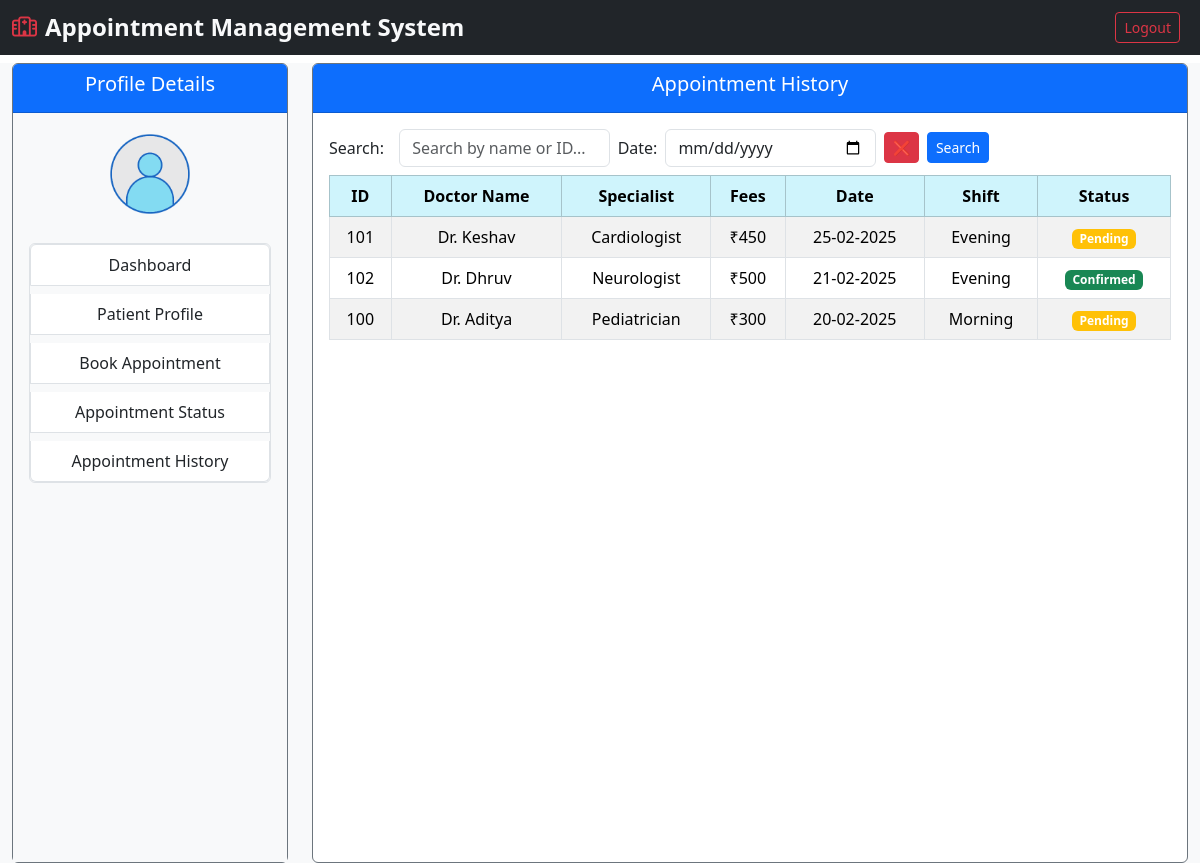
Page /patient/index.php?page=app_history.php (signed in) on the committed database.
### tables this page shows
CREATE TABLE `appointment` (
  `a_id` int(200) NOT NULL,
  `p_id` int(200) NOT NULL,
  `d_id` int(200) NOT NULL,
  `date` date NOT NULL,
  `shift` enum('Morning','Evening') NOT NULL,
  `status` enum('Confirmed','Pending','Cancelled') NOT NULL DEFAULT 'Pending',
  `create_at` timestamp NOT NULL DEFAULT current_timestamp(),
  `rescheduled` tinyint(1) DEFAULT 0
);

CREATE TABLE `doctors` (
  `d_id` int(200) NOT NULL,
  `name` varchar(100) NOT NULL,
  `specialize` varchar(100) NOT NULL,
  `m_start` time NOT NULL,
  `m_end` time NOT NULL,
  `e_start` time NOT NULL,
  `e_end` time NOT NULL,
  `fees` int(200) NOT NULL,
  `created_at` datetime NOT NULL,
  `updated_at` datetime NOT NULL,
  `status` enum('Active','Inactive') NOT NULL DEFAULT 'Active'
);

### patient/app_history.php (the view, shortened to what this page needs)
<?php
$search = "";
$selectedDate = "";
$maxDate = date('Y-m-d', strtotime('+2 months'));
$pid = $_SESSION['p_id'] ?? $_GET['p_id'] ?? null;
$p_id = intval($pid);
$query = "SELECT a.a_id, d.name AS name, d.specialize AS specialize, d.fees, a.date, a.shift, a.status
          FROM appointment a
          JOIN doctors d ON a.d_id = d.d_id
          WHERE a.p_id = ?";
$paramTypes = "i";
$paramValues = [$p_id];
$query .= " ORDER BY a.date DESC";
$stmt = $conn->prepare($query);
$stmt->bind_param($paramTypes, ...$paramValues);
$stmt->execute();
$result = $stmt->get_result();
?>
<div class="card-header bg-primary text-white text-center">
    <h5>Appointment History</h5>
</div>
<div class="card-body">
    <form action="" method="post">
        <div class="row justify-content-center align-items-center mb-2">
            <div class="col-md-12 d-flex align-items-center">
                <label for="app_nameid" class="form-label col-md-1 my-auto">Search:</label>
                <input type="text" id="app_nameid" name="app_nameid"
                    class="form-control col-md-3 w-25"
                    placeholder="Search by name or ID..."
                    value="<?= htmlspecialchars($search); ?>">
                <label for="appointmentDate" class="form-label mx-2 my-auto">Date:</label>
                <input type="date" id="appointmentDate" name="appointmentDate"
                    class="form-control col-md-3 w-25"
                    max="<?= $maxDate; ?>"
                    value="<?= htmlspecialchars($selectedDate); ?>">
                <button type="submit" name="clear_date" class="btn btn-sm btn-danger ms-2">❌</button>
                <button type="submit" class="btn btn-sm btn-primary ms-2">Search</button>
            </div>
        </div>
    </form>
    <div class="table-responsive">
        <table class="table table-striped table-bordered text-center">
            <thead class="table-info">
                <tr>
                    <th>ID</th>
                    <th>Doctor Name</th>
                    <th>Specialist</th>
                    <th>Fees</th>
                    <th>Date</th>
                    <th>Shift</th>
                    <th>Status</th>
                </tr>
            </thead>
            <tbody>
                <?php
                if (mysqli_num_rows($result) > 0) {
                    while ($row = mysqli_fetch_assoc($result)) {
                         $statusClass = [
                            "Pending" => "bg-warning",
                            "Confirmed" => "bg-success",
                            "Cancelled" => "bg-danger"
                        ];
                        $statusColor = $statusClass[$row['status']] ?? "bg-secondary";
                        echo "<tr>";
                        echo "<td>" . $row['a_id'] . "</td>";
                        echo "<td>Dr. " . ucwords($row['name']) . "</td>";
                        echo "<td>" . $row['specialize'] . "</td>";
                        echo "<td>₹" . $row['fees'] . "</td>";
                        echo "<td>" . date('d-m-Y', strtotime($row['date'])) . "</td>";
                        echo "<td>" . $row['shift'] . "</td>";
                        echo "<td><span class='badge $statusColor'>" . htmlspecialchars($row['status']) . "</span></td>";
                        echo "</tr>";
                    }
                } else {
                    echo "<tr><td colspan='8' class='text-center'>No appointments found.</td></tr>";
                }
                ?>
            </tbody>
        </table>
    </div>
</div>

### rows in the picture
appointment: a_id "101", d.name "Keshav", d.specialize "Cardiologist", d.fees "450", date "25-02-2025", shift "Evening", status "Pending"
appointment: a_id "102", d.name "Dhruv", d.specialize "Neurologist", d.fees "500", date "21-02-2025", shift "Evening", status "Confirmed"
appointment: a_id "100", d.name "Aditya", d.specialize "Pediatrician", d.fees "300", date "20-02-2025", shift "Morning", status "Pending"
